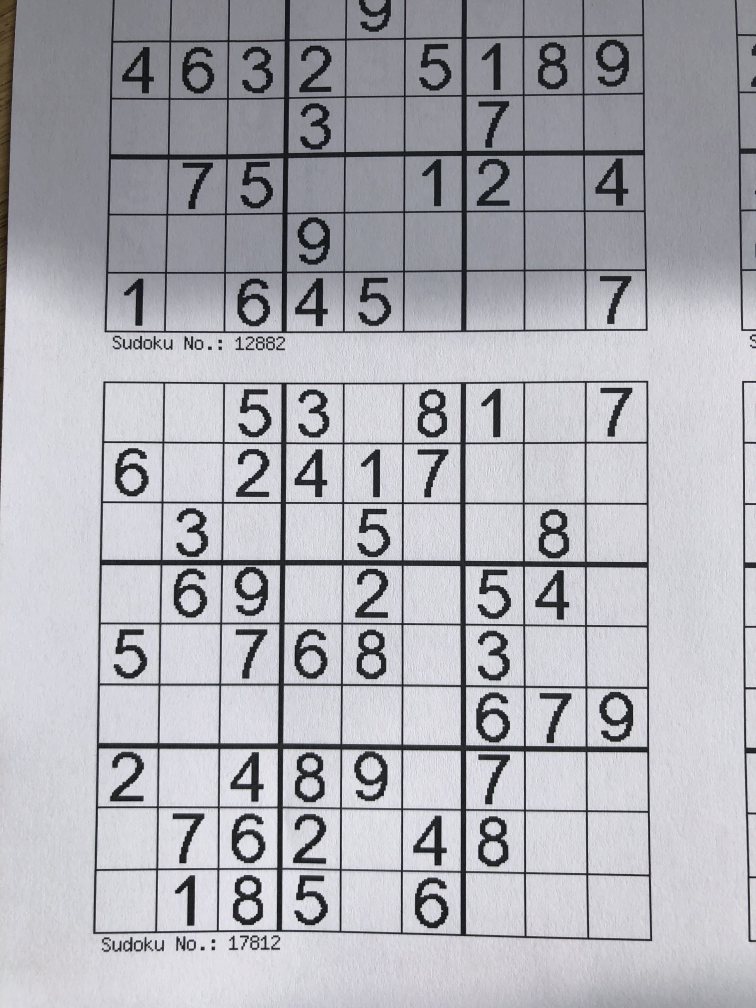
#> input picture IMG_1291.jpg, 3024 x 4032 px, given in place of 7big.png, which was not available (shown at 1/4 size)
$ jupyter execute --allow-errors 'Ajustar imágenes.ipynb'
#> lines starting #> are read from the running program, lines starting #| are printed output that depends on the picture; after the words box and inside, x2 and y2 are one past the last pixel; in counts of white or black regions, pixels touching at a corner belong together; pictures that were not available may be replaced by others from this repository, and a replacement may not be noted
[cell 1]
import pandas as pd
from sklearn.model_selection import train_test_split
from tensorflow import keras
from tensorflow.keras import models
from tensorflow.keras import layers
import matplotlib.pyplot as plt
import cv2
import numpy as np

[cell 2]
import imutils

[cell 3]
image = cv2.imread("7big.png")
#> image is the input picture: shape (4032, 3024, 3); mean B, G, R 180, 173.6, 173.6
#image = cv2.cvtColor(image, cv2.COLOR_BGR2GRAY)
plt.imshow(image)

[cell 4]
image.shape
#> Out = (4032, 3024, 3)

[cell 5]
max(image.shape)
#> Out = 4032

[cell 6]
min(image.shape)
#> Out = 3

[cell 7]
croped = image[12:62, 0:50]
plt.imshow(croped)

[cell 8]
croped.shape
#> Out = (50, 50, 3)

[cell 9]
def crop_and_reshape (image):
    size = image.shape
#> size = (4032, 3024, 3)
    h = size[0]
#> h = 4032
    w = size[1]
#> w = 3024
    if (h == 28) and (w == 28):
        return image
    if h > w:
        reduced = imutils.resize(image, width=28)
        mid = reduced.shape[0] // 2
#> mid = 18
        croped = reduced[(mid-14):(mid+14), 0:28]
#> croped: shape (28, 28, 3)
    elif h < w:
        reduced = imutils.resize(image, height=28)
        mid = reduced.shape[1] // 2
        croped = reduced[0:28, (mid-14):(mid+14)]
    else:
        croped = imutils.resize(image, height=28)
    return croped

[cell 10]
figfinal = crop_and_reshape(image)
plt.imshow(figfinal)

[cell 11]
def loadimage(figname):
    '''
    It takes the name of the file and loads it in grey scale
    Input: name of the file
    Output: the image in greyscale
    '''
#> called with figname = 'Num7.png'
    print(figname)
    image = cv2.imread(figname)
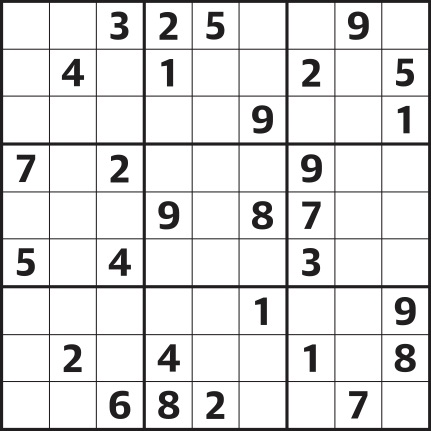
#> input picture Sudoku_5122_easy.jpg, 431 x 431 px, given in place of Num7.png, which was not available
#> image is the input picture: shape (431, 431, 3); mean B, G, R 225.8, 225.6, 225.9
    image = cv2.cvtColor(image, cv2.COLOR_BGR2GRAY)
#> image: shape (431, 431)
    return image

[cell 12]
name = "Num7.png"
loadimage(name)

[cell 13]
inverted = cv2.bitwise_not(image)

[cell 14]
plt.imshow(inverted)

[cell 15]
edged = cv2.Canny(image, 0, 0)
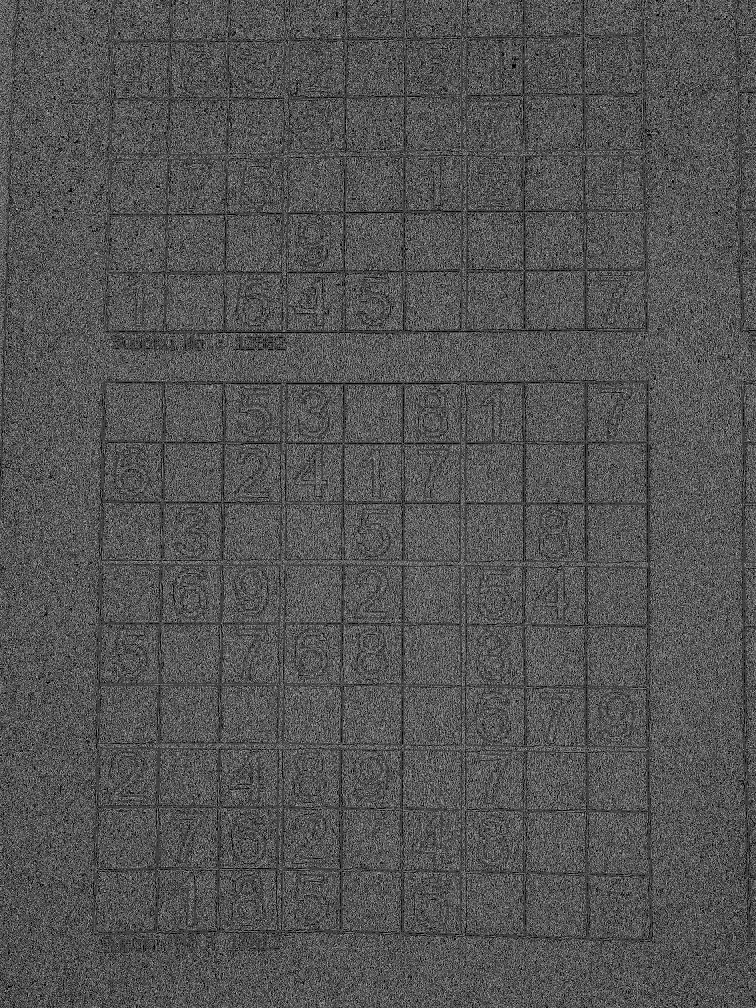
#> edged: shape (4032, 3024) (shown at 1/4 size); 32.9% white in thin lines or dots
plt.imshow(edged)

[cell 16]
imgray = cv2.cvtColor(inverted, cv2.COLOR_BGR2GRAY)
plt.imshow(imgray)

[cell 17]
ret, thresh = cv2.threshold(imgray, 127, 255, 0)
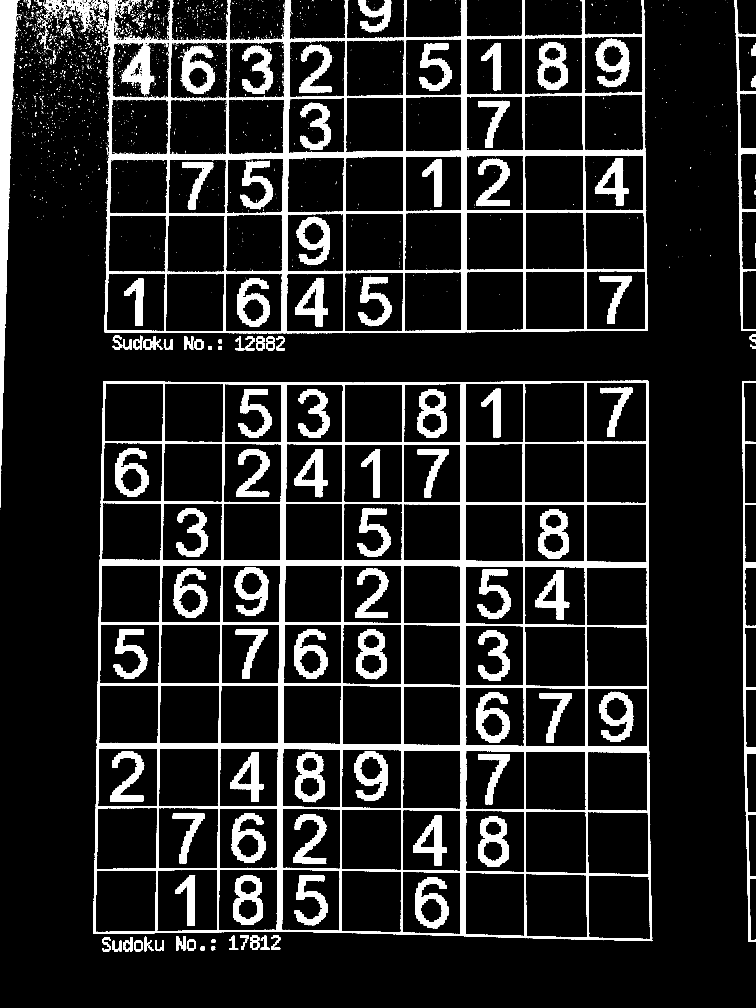
#> thresh: shape (4032, 3024) (shown at 1/4 size); 12.2% white; 4680 white regions (4403 under 20 px)

[cell 18]
contours, hierarchy = cv2.findContours(thresh, cv2.RETR_TREE, cv2.CHAIN_APPROX_SIMPLE)
#> contours = 5203 contours, 4835 with area under 20; largest, box (x1, y1, x2, y2) and area: (373, 1523, 2609, 3765) 4870660, (418, 0, 2591, 1333) 2548623, (2352, 3499, 2602, 3757) 61328, (2102, 3495, 2350, 3752) 60791, (2350, 3247, 2597, 3499) 59862

[cell 19]
contours[0]
#> Out = [[607, 3805]]

[cell 20]
cnt = contours[0]
#> cnt = [[607, 3805]]
cv2.drawContours(inverted, [cnt], 0, (0,255,0), 3)

[cell 21]
plt.imshow(inverted)

[cell 22]
sudoku = cv2.imread("IMG_1290.jpg")
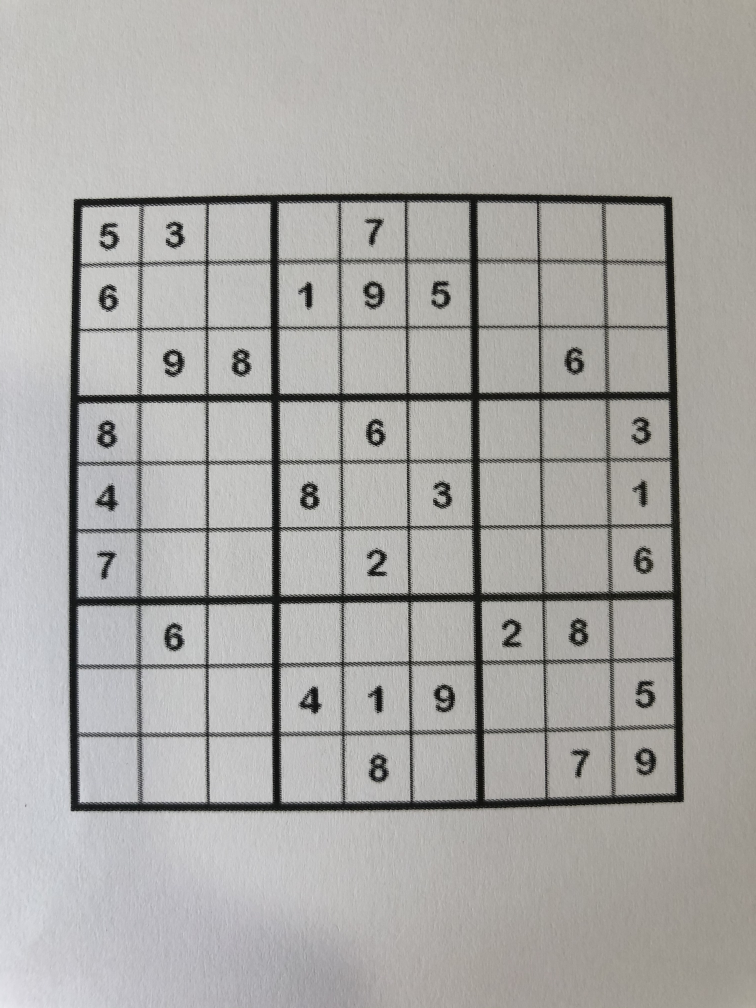
#> input picture IMG_1290.jpg, 3024 x 4032 px (shown at 1/4 size)
#> sudoku is the input picture: shape (4032, 3024, 3); mean B, G, R 165.1, 167.8, 169.2
plt.imshow(sudoku)

[cell 23]
edge_sudoku = cv2.Canny(sudoku, 0, 0)
#> edge_sudoku: shape (4032, 3024); 33.2% white in thin lines or dots
plt.imshow(edge_sudoku)

[cell 24]
imgray = cv2.cvtColor(sudoku, cv2.COLOR_BGR2GRAY)
plt.imshow(imgray)
ret, thresh = cv2.threshold(imgray, 127, 255, 0)
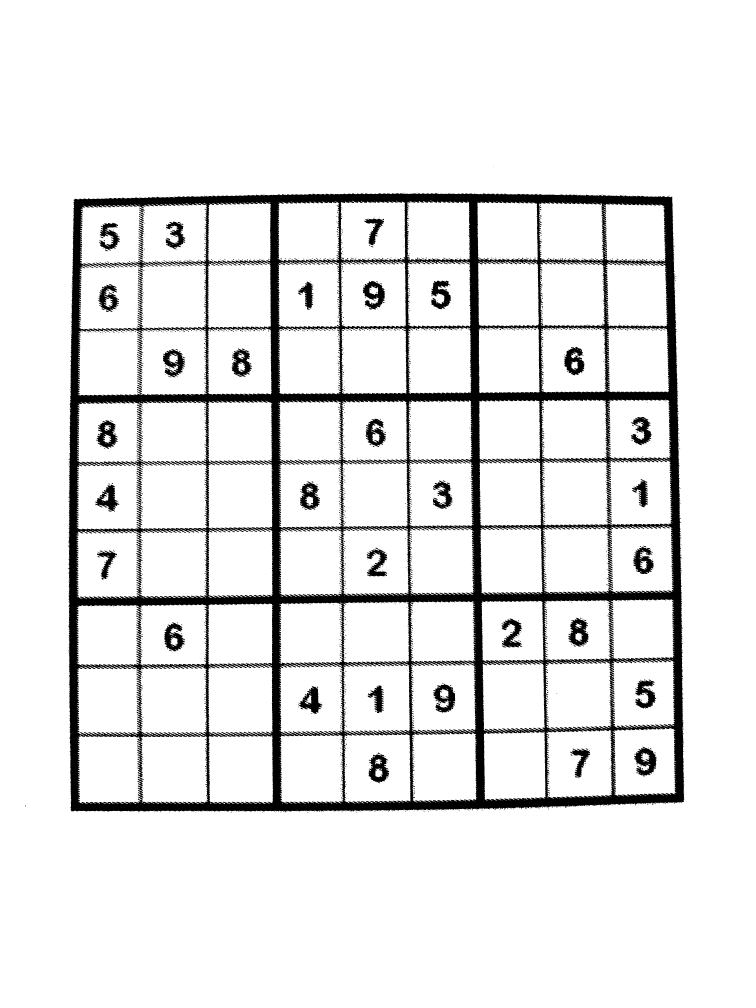
#> thresh: shape (4032, 3024) (shown at 1/4 size); 91% white; 2245 black regions (1763 under 20 px)
contours, hierarchy = cv2.findContours(thresh, cv2.RETR_TREE, cv2.CHAIN_APPROX_SIMPLE)
#> contours = 4291 contours, 3487 with area under 20; largest, box (x1, y1, x2, y2) and area: (0, 0, 3024, 4032) 12185713, (270, 771, 2739, 3250) 5980092, (1116, 2404, 1908, 3215) 595276, (306, 1603, 1094, 2395) 588756, (311, 808, 1087, 1584) 562590
cnt = contours[7]
#> cnt = [[1335, 3248], [1336, 3247], [1337, 3248], [1336, 3249]]
cv2.drawContours(sudoku, [cnt], 0, (0,255,0), 3)
plt.imshow(sudoku)
#> figure, not shown here; B, G, R data is drawn as R, G, B

[cell 25]
contours
#> Out has the same summary as contours

[cell 26]
def marcosudoku (namefile):
#> called with namefile = 'IMG_1290.jpg'
    sudoku = cv2.imread(namefile)
    plt.imshow(sudoku)
    imgray = cv2.cvtColor(sudoku, cv2.COLOR_BGR2GRAY)
    plt.imshow(imgray)
    ret, thresh = cv2.threshold(imgray, 127, 255, 0)
    contours, hierarchy = cv2.findContours(thresh, cv2.RETR_TREE, cv2.CHAIN_APPROX_SIMPLE)
    area_max = 0
    cnt = contours[1]
#> cnt = [[1229, 3249], [1230, 3248], [1232, 3248], [1233, 3249], [1231, 3251], [1230, 3251], [1229, 3250]]
    for cont in contours[1:]:
        area = cv2.contourArea(cont)
        if area > area_max:
            area_max = area
            cnt = cont
#> this loop made 4290 passes
#> (area, area_max) on passes 179, 439: (20.5, 20.5), (5980092, 5980092)
#> after the loop, area_max = 5980092; cnt = contour of 6354 points, box (x1, y1, x2, y2) (270, 771, 2739, 3250), area 5980092
    frame = cv2.drawContours(sudoku, [cnt], 0, (0,255,0), 3)

    return sudoku

[cell 27]
test = marcosudoku("IMG_1290.jpg")
plt.imshow(test)
#> figure, not shown here; B, G, R data is drawn as R, G, B

[cell 28]
cv2.contourArea(contours[2])
#> Out = 7

[cell 29]
cv2.arcLength(contours[2], closed=True)
#> Out = 9.66

[cell 30]
sudoku = cv2.imread("Sudokufondo.png")
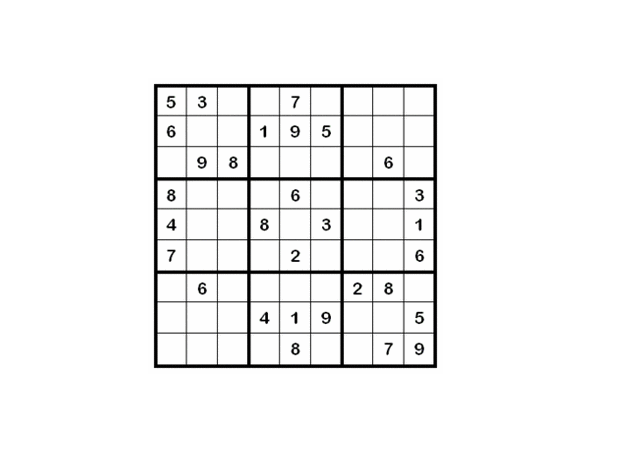
#> input picture Sudokufondo.png, 630 x 475 px
#> sudoku is the input picture: shape (475, 630, 3); mean B, G, R 244.4, 244.4, 244.4

plt.imshow(sudoku)
imgray = cv2.cvtColor(sudoku, cv2.COLOR_BGR2GRAY)
#> imgray: shape (475, 630)
plt.imshow(imgray)
ret, thresh = cv2.threshold(imgray, 127, 255, 0)
#> thresh: shape (475, 630); 95.6% white; 31 black regions
contours, hierarchy = cv2.findContours(thresh, cv2.RETR_TREE, cv2.CHAIN_APPROX_SIMPLE)
#> contours = 130 contours, 20 with area under 20; largest, box (x1, y1, x2, y2) and area: (0, 0, 630, 475) 298146, (153, 83, 438, 369) 80938, (373, 334, 433, 364) 1654, (373, 209, 433, 239) 1654, (373, 274, 433, 301) 1483
cnt = contours[1]
#> cnt = [[153, 84], [154, 83], [436, 83], [437, 84], [437, 367], [436, 368], [154, 368], [153, 367]]
frame = cv2.drawContours(sudoku, [cnt], 0, (0,255,0), 3)
#> frame: shape (475, 630, 3)
plt.imshow(sudoku)

h1 = cnt[0,0,1]
#> h1 = 84
h2 = cnt[4,0,1]
#> h2 = 367
w1 = cnt[1,0,0]
#> w1 = 154
w2 = cnt[5,0,0]
#> w2 = 436

cropped = sudoku[h1:h2, w1:w2]
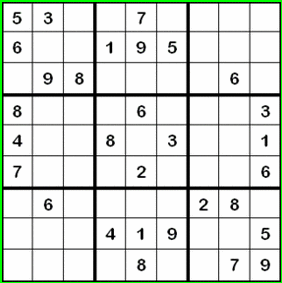
#> cropped: shape (283, 282, 3); mean B, G, R 217.1, 222.5, 217.1
#> figure, not shown here; B, G, R data is drawn as R, G, B

[cell 31]
plt.imshow(cropped)

[cell 32]
cnt
#> Out has the same summary as cnt

[cell 33]
cnt[1,0,0]
#> Out = 154

[cell 34]
cnt[0,0,1]
#> Out = 84

[cell 35]
cnt[5,0,0]
#> Out = 436

[cell 36]
cnt[4,0,1]
#> Out = 367

[cell 37]
def sudoku_cut_frames_1 (filename):
    sudoku = cv2.imread(filename)
    imgray = cv2.cvtColor(sudoku, cv2.COLOR_BGR2GRAY)


    ret, thresh = cv2.threshold(imgray, 127, 255, 0)
    contours, hierarchy = cv2.findContours(thresh, cv2.RETR_TREE, cv2.CHAIN_APPROX_SIMPLE)
    cnt = contours[1]
    frame = cv2.drawContours(sudoku, [cnt], 0, (0,255,0), 3)


    h1 = cnt[0,0,1]
    h2 = cnt[4,0,1]
    w1 = cnt[1,0,0]
    w2 = cnt[5,0,0]

    cropped = sudoku[h1:h2, w1:w2]
    return cropped

#> (a cell that did not finish here is left out)

#> (a cell that did not finish here is left out)

[cell 40]
def sudoku_cut_frame (namefile):
#> called with namefile = 'sudokuwik.png'
    sudoku = cv2.imread(namefile)
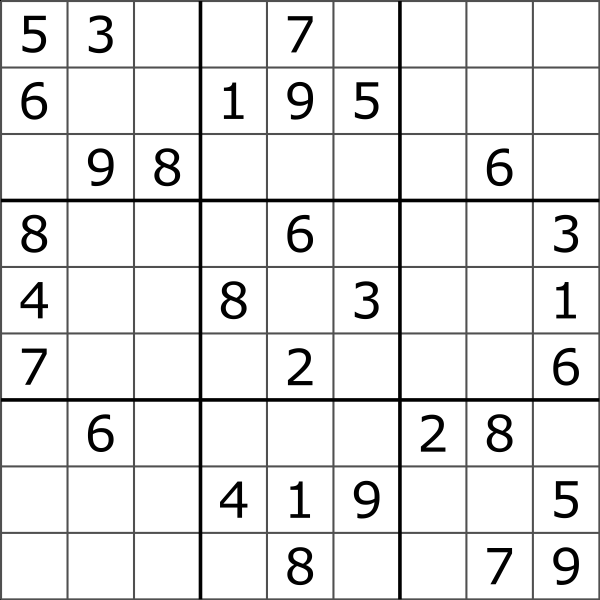
#> input picture sudokuwik.png, 1200 x 1200 px (shown at 1/2 size)
#> sudoku is the input picture: shape (1200, 1200, 3); min 0, max 255, mean 231.9
    originalside1 = sudoku.shape[0]
#> originalside1 = 1200
    originalside2 = sudoku.shape[1]
    originalarea = originalside1*originalside1

    imgray = cv2.cvtColor(sudoku, cv2.COLOR_BGR2GRAY)
#> imgray: shape (1200, 1200)

    ret, thresh = cv2.threshold(imgray, 127, 255, 0)
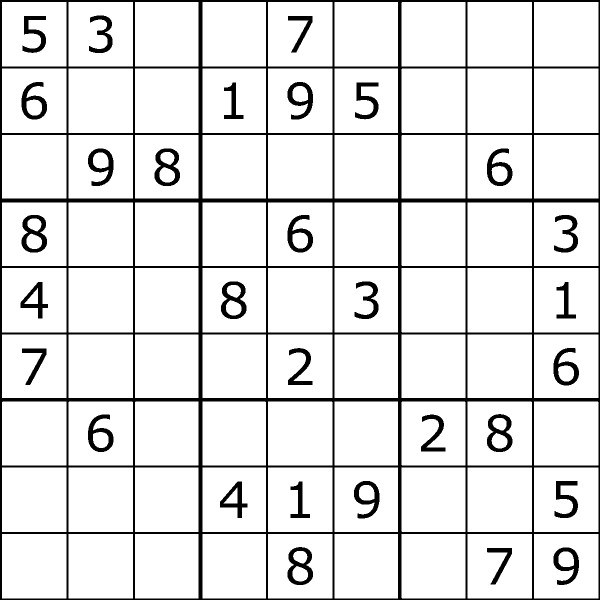
#> thresh: shape (1200, 1200) (shown at 1/2 size); 89.4% white; 31 black regions
    contours, hierarchy = cv2.findContours(thresh, cv2.RETR_TREE, cv2.CHAIN_APPROX_SIMPLE)
#> contours = 132 contours; largest, box (x1, y1, x2, y2) and area: (1068, 1068, 1197, 1197) 16384, (935, 1068, 1064, 1197) 16384, (536, 1068, 665, 1197) 16384, (137, 1068, 266, 1197) 16384, (4, 1068, 133, 1197) 16384
    area_max = 0
    cnt = contours[1]
#> cnt = contour of 111 points, box (x1, y1, x2, y2) (1106, 1094, 1159, 1171), area 2584
    for cont in contours[1:]:
        area = cv2.contourArea(cont)
        if area > area_max:
            area_max = area
            cnt = cont
#> this loop made 131 passes
#> (area, area_max, cnt) on pass 3: (16384, 16384, [[935, 1068], [935, 1196], [1063, 1196], [1063, 1068]])
#> (area, area_max) on pass 1: (2584.5, 2584.5)
#> after the loop, area_max = 16384
    if originalarea/area_max > 20:
        return sudoku

    frame = cv2.drawContours(sudoku, [cnt], 0, (0,255,0), 3)
    h1 = cnt[0,0,1]
    h2 = cnt[4,0,1]
    w1 = cnt[1,0,0]
    w2 = cnt[5,0,0]

    cropped = sudoku[h1:h2, w1:w2]
    return cropped
